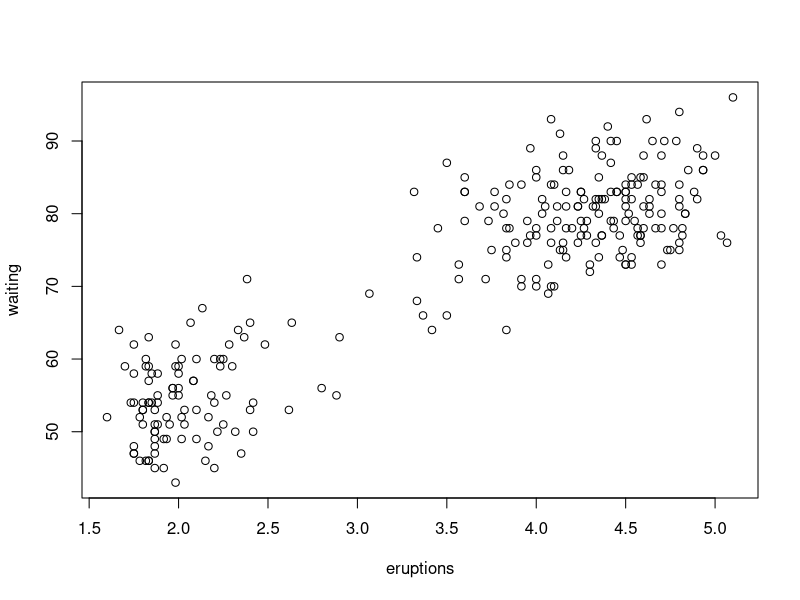
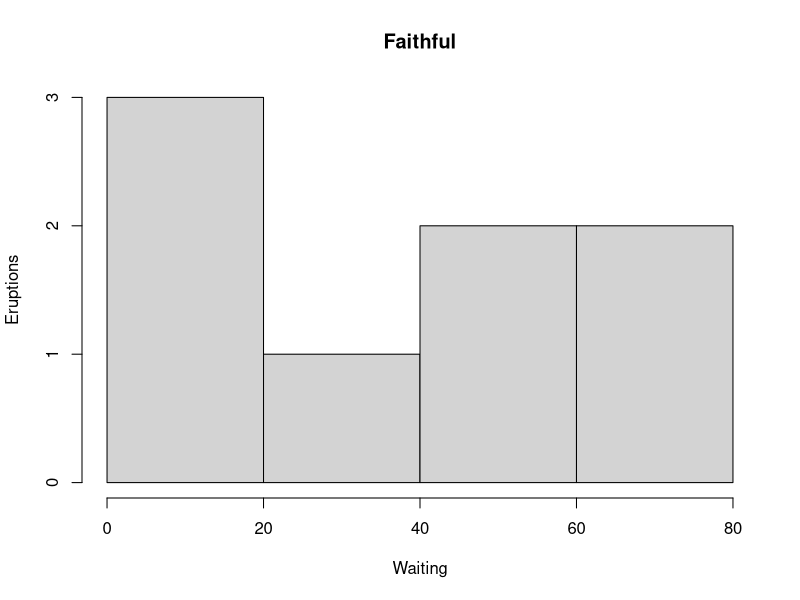

The R source for these figures, in order:
## ---- chunk 1
data("faithful")

#Checking all column or variable names in the given table
names(faithful)

#Loading the data of variable "waiting" into load_variable_wait 
load_variable_wait <- faithful$waiting
head(load_variable_wait, 15)

#Calculating range of values for the variable "waiting"
range(load_variable_wait)
## ---- chunk 2
#Loading the data of variable "eruptions" into load_variable_eruption
load_variable_eruption <- faithful$eruptions
head(load_variable_eruption, 15)

#Calculating range of values for the variable "waiting"
range(load_variable_eruption)
## ---- chunk 3
#Creating intervals of data, as range of eruptions lie between 1.6 to 5.1, we are taking intervals from 1.5 to 5.5 having gap of 0.5    For this we are gonna use seq() method

intervals <- seq(1.5, 5.5, by = 0.5)
intervals
## ---- chunk 4
#Divifing the data of load_variable_eruption data into intervals we created above. For this we are using cut() method and we have set right=FALSE because in itervals the upper-value will not be accepted.
load_variable_eruption_cut <- cut(load_variable_eruption, intervals, right=FALSE)

#Setting the frequecy of data which falls under the corresponding interval. For this we are using cbind() method for creating a single table and table() method for getting frequencies
load_variable_eruption_freq <- cbind(table(load_variable_eruption_cut))
load_variable_eruption_freq
## ---- chunk 5
#Scatter plot for the dataset faithful. Waiting vs Eruptions
plot(faithful)
## ---- chunk 6
by <- 0.5
a <- intervals - by/2
b <- intervals + by/2

break_for_hist <- c(a[1], b)
  
hist(load_variable_eruption_freq, xlab="Waiting", ylab="Eruptions", main="Faithful")
